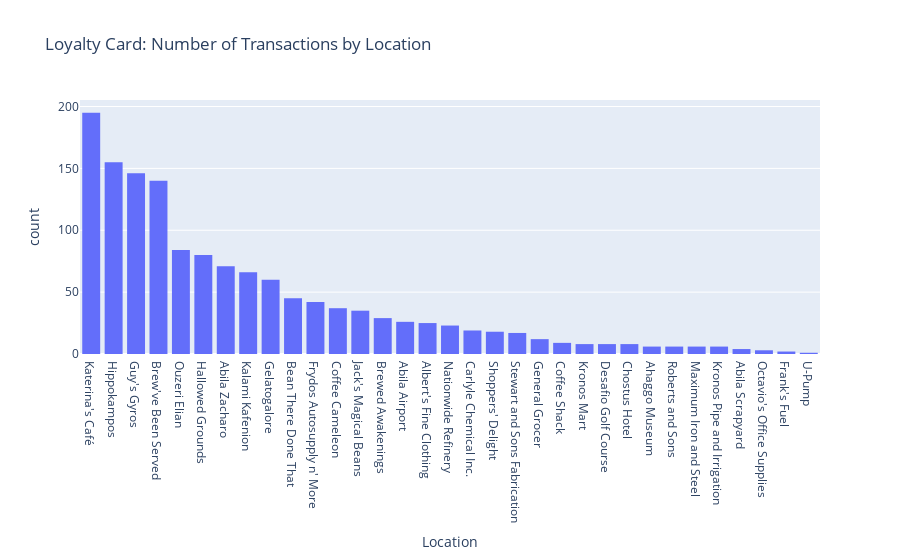

The cell this chart's notebook holds for it:
### Code cell
data_lc = pd.read_csv('../data/loyalty_data.csv')

fig_histogram = px.histogram(data_lc, x='location',
                             title='Loyalty Card: Number of Transactions by Location',
                             labels={'location': 'Location'},
                             category_orders={'location': data_lc['location'].value_counts().index.tolist()}) 

fig_histogram.update_layout(bargap=0.2)
fig_histogram.show()

### Figure 1 — Plotly figure (JSON) as saved in the notebook; plotly's stock layout.template omitted (floating-point values rounded to 4 significant figures; data arrays with more than 128 entries replaced by an {"elided": "..."} marker saying what was removed)
{"data": [{"alignmentgroup": "True", "bingroup": "x", "hovertemplate": "Location=%{x}<br>count=%{y}<extra></extra>", "legendgroup": "", "marker": {"color": "#636efa", "pattern": {"shape": ""}}, "name": "", "offsetgroup": "", "orientation": "v", "showlegend": false, "type": "histogram", "x": {"elided": "1392 str values"}, "xaxis": "x", "yaxis": "y"}], "layout": {"bargap": 0.2, "barmode": "relative", "legend": {"tracegroupgap": 0}, "title": {"text": "Loyalty Card: Number of Transactions by Location"}, "xaxis": {"anchor": "y", "categoryarray": ["Katerina's Café", "Hippokampos", "Guy's Gyros", "Brew've Been Served", "Ouzeri Elian", "Hallowed Grounds", "Abila Zacharo", "Kalami Kafenion", "Gelatogalore", "Bean There Done That", "Frydos Autosupply n' More", "Coffee Cameleon", "Jack's Magical Beans", "Brewed Awakenings", "Abila Airport", "Albert's Fine Clothing", "Nationwide Refinery", "Carlyle Chemical Inc.", "Shoppers' Delight", "Stewart and Sons Fabrication", "General Grocer", "Coffee Shack", "Kronos Mart", "Desafio Golf Course", "Chostus Hotel", "Ahaggo Museum", "Roberts and Sons", "Maximum Iron and Steel", "Kronos Pipe and Irrigation", "Abila Scrapyard", "Octavio's Office Supplies", "Frank's Fuel", "U-Pump"], "categoryorder": "array", "domain": [0, 1], "title": {"text": "Location"}}, "yaxis": {"anchor": "x", "domain": [0, 1], "title": {"text": "count"}}}}
